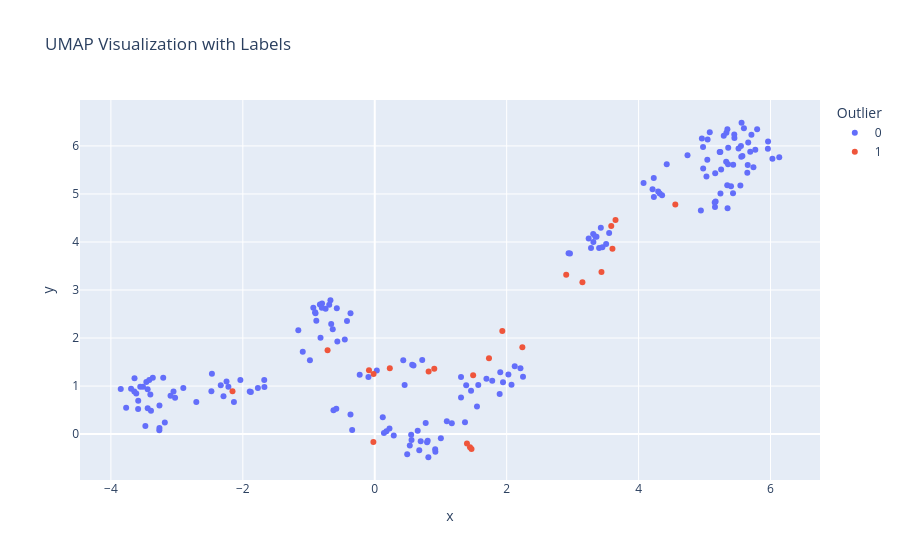

Notebook source saved alongside this figure:
### Code cell
##################################
# Performing UMAP dimensionality reduction 
# to reveal clusters or outlier structure 
# in a low-dimensional space labeled by class
##################################
plot_umap(thyroid_cancer_train_EDA, label_col=label_col)

### Figure 1 — Plotly figure (JSON) as saved in the notebook; plotly's stock layout.template omitted (floating-point values rounded to 4 significant figures; data arrays with more than 128 entries replaced by an {"elided": "..."} marker saying what was removed)
{"data": [{"hovertemplate": "Outlier=0<br>x=%{x}<br>y=%{y}<extra></extra>", "legendgroup": "0", "marker": {"color": "#636efa", "symbol": "circle"}, "mode": "markers", "name": "0", "orientation": "v", "showlegend": true, "type": "scatter", "x": {"elided": "182 float values"}, "xaxis": "x", "y": {"elided": "182 float values"}, "yaxis": "y"}, {"hovertemplate": "Outlier=1<br>x=%{x}<br>y=%{y}<extra></extra>", "legendgroup": "1", "marker": {"color": "#EF553B", "symbol": "circle"}, "mode": "markers", "name": "1", "orientation": "v", "showlegend": true, "type": "scatter", "x": [1.732, 0.2283, -0.0875, 3.585, 1.444, 2.238, 4.557, 1.934, 0.8167, 3.437, 1.467, -0.01757, 1.398, -0.0205, -2.156, 1.492, 3.65, -0.715, 2.903, 3.603, 3.148, 0.9026], "xaxis": "x", "y": [1.579, 1.368, 1.329, 4.333, -0.2717, 1.806, 4.783, 2.145, 1.303, 3.374, -0.3123, 1.251, -0.1986, -0.166, 0.8899, 1.227, 4.459, 1.743, 3.315, 3.857, 3.159, 1.363], "yaxis": "y"}], "layout": {"legend": {"title": {"text": "Outlier"}, "tracegroupgap": 0}, "title": {"text": "UMAP Visualization with Labels"}, "xaxis": {"anchor": "y", "domain": [0, 1], "title": {"text": "x"}}, "yaxis": {"anchor": "x", "domain": [0, 1], "title": {"text": "y"}}}}
